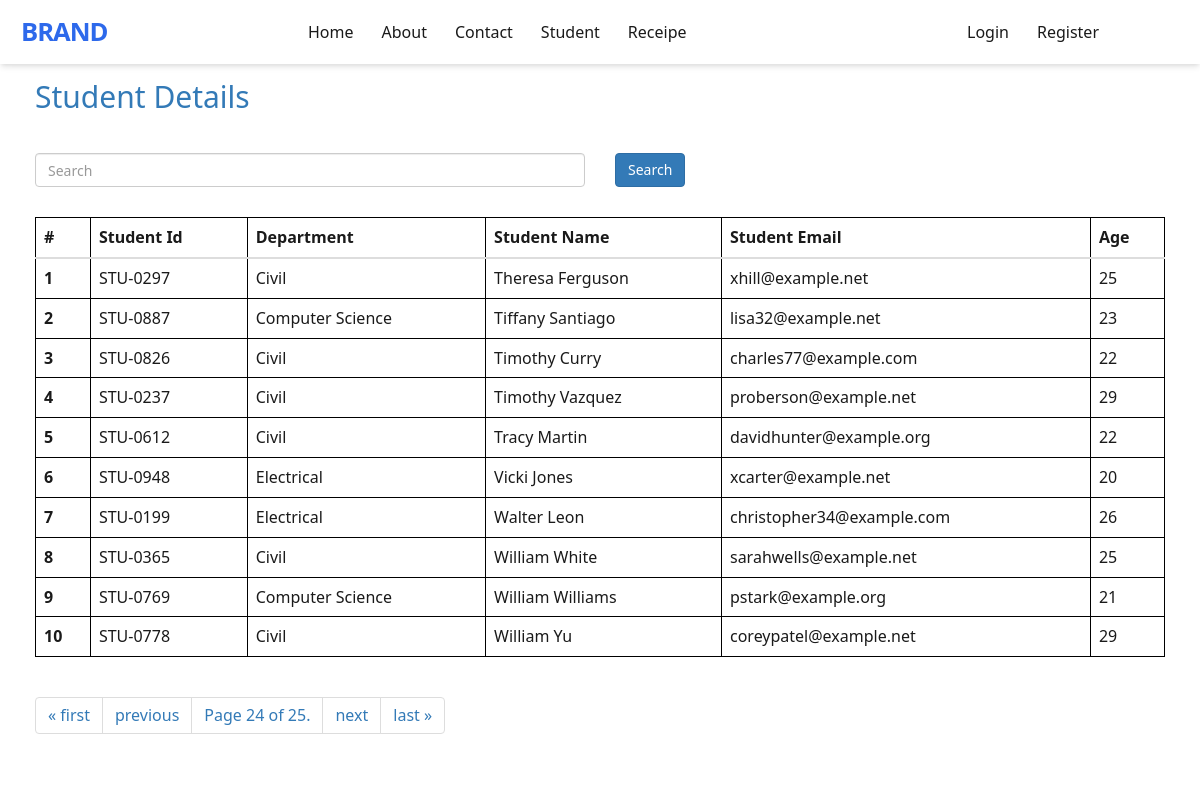
The app's page /student/?page=24 with its own data.
### vege/models.py (models this page shows)
class Student(models.Model):
    department = models.ForeignKey(Department, related_name='depart', on_delete=models.CASCADE)
    student_id = models.OneToOneField(StudentID, related_name='studentid', on_delete=models.CASCADE)
    student_name = models.CharField(max_length=100)
    student_email = models.EmailField(max_length=100)
    student_age = models.IntegerField(default=18)
    student_address = models.TextField()
    def __str__(self) -> str:
        return self.student_name
    class Meta:
        ordering = ['student_name']
        verbose_name  = 'student'

class StudentID(models.Model):
    student_id = models.CharField(max_length=100)
    def __str__(self) -> str:
        return self.student_id

class Department(models.Model):
    department = models.CharField(max_length=100)
    def __str__(self) -> str:
        return self.department
    class Meta:
        ordering = ['department']

### vege/views.py (the view, shortened to what this page needs)
# urls.py: path('student/', get_student, name="student"),
def get_student(request):
    queryset = Student.objects.all()
    paginator = Paginator(queryset, 10)  # Show 25 contacts per page.
    page_number = request.GET.get("page", 1)
    page_obj = paginator.get_page(page_number)
    context = {'page' : "Students", 'queryset' : page_obj, 'page_obj' : page_obj}
    print(page_obj.object_list)
    return render(request, 'report/student.html', context)

### vege/templates/report/student.html (shortened to what this page needs)
{% extends "base.html" %}
{% block start %}
<div class="container">
    <a id="studenthome" href="/student/"><h2>Student Details</h2></a>
</div>
<div class="container mt-5 tables">
        <form class="mb-4">
            <div class="row">
                <div class="col-md-6">
                    <input type="text" placeholder="Search" name="search" class="form-control">
                </div>
                <div class="col-md-6">
                    <button class="btn btn-primary" >Search</button>
                </div>
            </div>
        </form>
    <table class="table table-stiped">
        <thead>
            <tr>
                <th scope="col">#</th>
                <th scope="col">Student Id</th>
                <th scope="col">Department</th>
                <th scope="col">Student Name</th>
                <th scope="col">Student Email</th>
                <th scope="col">Age</th>
            </tr>
        </thead>
        <tbody>
            {% for student in queryset %}
            <tr>
                <th scope="row">{{forloop.counter}}</th>
                <td>{{ student.student_id }}</td>
                <td>{{ student.department }} </td>
                <td>{{ student.student_name }}</td>
                <td>{{ student.student_email }}</td>
                <td>{{ student.student_age }}</td>
            </tr>
            {% endfor %}
        </tbody>
    </table>
    <nav class="Page navigation example">
        <ul class="pagination">
                {% if page_obj.has_previous %}
                <li class="page-item"><a class="page-link" href="?page=1">&laquo; first</a></li>
                <li class="page-item"><a class="page-link" href="?page={{ page_obj.previous_page_number }}">previous</a></li>
                {% endif %}
                <li class="page-item">
                    <span class="current">
                        Page {{ page_obj.number }} of {{ page_obj.paginator.num_pages }}.
                    </span>
                </li>
                {% if page_obj.has_next %}
                <li class="page-item"><a class="page-link" href="?page={{ page_obj.next_page_number }}">next</a></li>
                <li class="page-item"><a class="page-link" href="?page={{ page_obj.paginator.num_pages }}">last &raquo;</a></li>
                {% endif %}
        </ul>
    </nav>
</div>
{% endblock %}

### home/static/home/index.css (style rules this page uses)
body { padding-top: 60px; }
:root { --color-black: #1a1a1a; --color-darks: #404040; --color-greys: #999; --color-light: #f2f2f2; --color-white: #fff; --color-blue-100: #5593f7; --color-blue-200: #2d69eb; --color-blue-300: #1c4aca; --shadow-small: 0 1px 3px 0 rgba(0, 0, 0, 0.1), 0 1px 2px 0 rgba(0, 0, 0, 0.06); --shadow-medium: 0 4px 6px -1px rgba(0, 0, 0, 0.1), 0 2px 4px -1px rgba(0, 0, 0, 0.06); --shadow-large: 0 10px 15px -3px rgba(0, 0, 0, 0.1), 0 4px 6px -2px rgba(0, 0, 0, 0.05); }
*, *::before, *::after { padding: 0; margin: 0; box-sizing: border-box; list-style: none; list-style-type: none; text-decoration: none; -webkit-font-smoothing: antialiased; -moz-osx-font-smoothing: grayscale; text-rendering: optimizeLegibility; }
html { font-size: 100%; box-sizing: inherit; scroll-behavior: smooth; height: -webkit-fill-available; }
body { font-family: "Rubik", ui-sans-serif, system-ui, -apple-system, sans-serif; font-size: 1rem; font-weight: 400; line-height: 1.5; color: var(--color-black); background-color: var(--color-white); }
a, button { cursor: pointer; border: none; outline: none; background: none; text-transform: unset; }
.container { max-width: 75rem; height: auto; margin: 0 auto; padding: 0 1.25rem; }

### vege/templates/report/student.html (style rules this page uses)
table, th, td, thead, tbody { border: 1px solid black; }
.tables { margin-top: 30px; }
form { margin-bottom: 30px; }
#studenthome { text-decoration: none; }

### records on screen
Student: student_id "STU-0297", department "Civil", student_name "Theresa Ferguson", student_email "xhill@example.net", student_age "25"
Student: student_id "STU-0887", department "Computer Science", student_name "Tiffany Santiago", student_email "lisa32@example.net", student_age "23"
Student: student_id "STU-0826", department "Civil", student_name "Timothy Curry", student_email "charles77@example.com", student_age "22"
Student: student_id "STU-0237", department "Civil", student_name "Timothy Vazquez", student_email "proberson@example.net", student_age "29"
Student: student_id "STU-0612", department "Civil", student_name "Tracy Martin", student_email "davidhunter@example.org", student_age "22"
Student: student_id "STU-0948", department "Electrical", student_name "Vicki Jones", student_email "xcarter@example.net", student_age "20"
Student: student_id "STU-0199", department "Electrical", student_name "Walter Leon", student_email "christopher34@example.com", student_age "26"
Student: student_id "STU-0365", department "Civil", student_name "William White", student_email "sarahwells@example.net", student_age "25"
Student: student_id "STU-0769", department "Computer Science", student_name "William Williams", student_email "pstark@example.org", student_age "21"
Student: student_id "STU-0778", department "Civil", student_name "William Yu", student_email "coreypatel@example.net", student_age "29"

### other values on screen
{{ page_obj.number }} "24"
{{ page_obj.paginator.num_pages }} "25"
